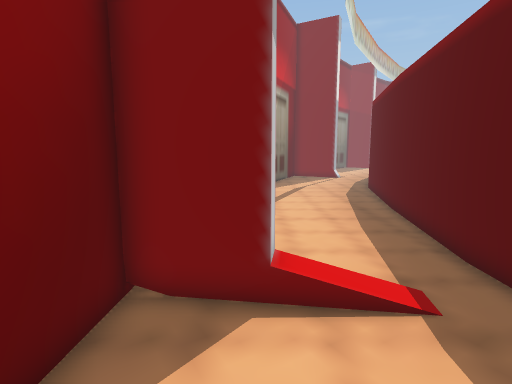
View 1 (above)

12 first-person views from a walk through a scene from a Unity 3-D project. The camera is 1.4 m above the floor, tilts 8° down and sees 80° across. The floor is counted in squares, 0.5 m on a side. Each view is taken from the middle of a square. On the plan, view 1 faces up. The plan holds only what a view shows up to about 20 squares ahead; the rest is blank. The place goes on beyond the plan.

View 2
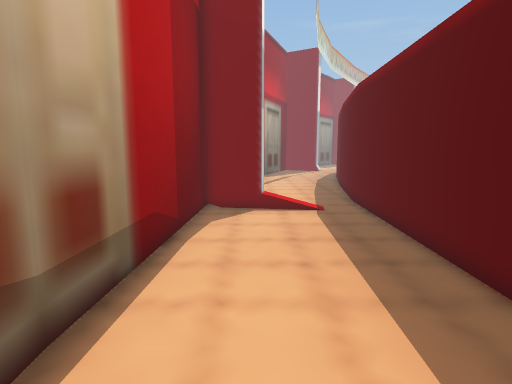

View 3
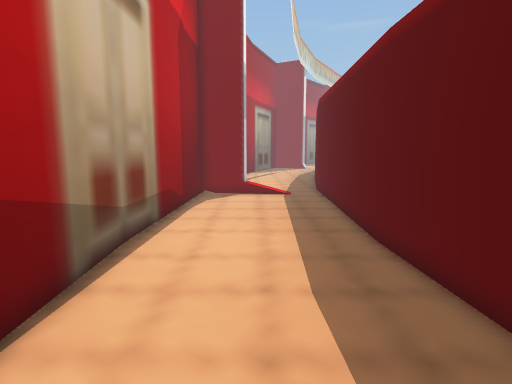

View 4
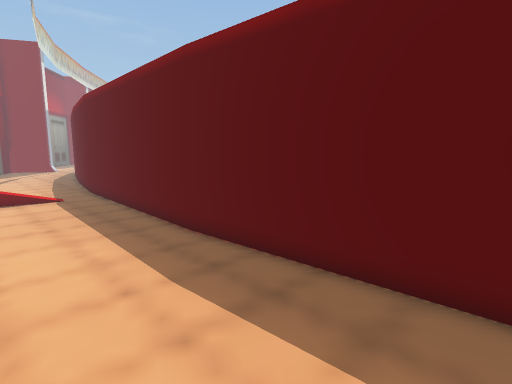

View 5
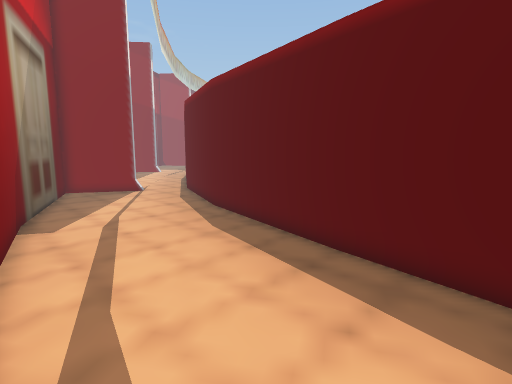

View 6
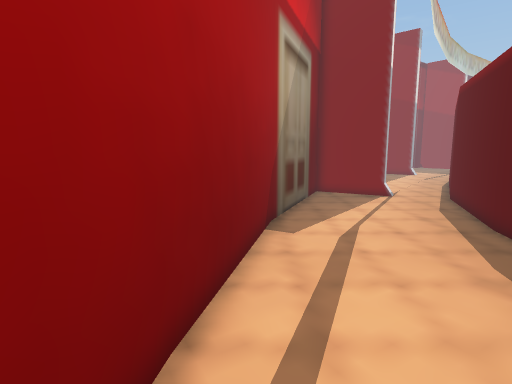

View 7
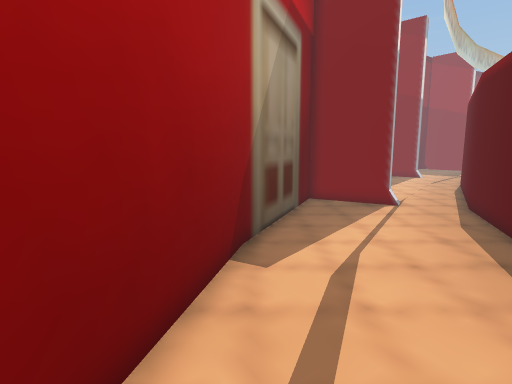

View 8
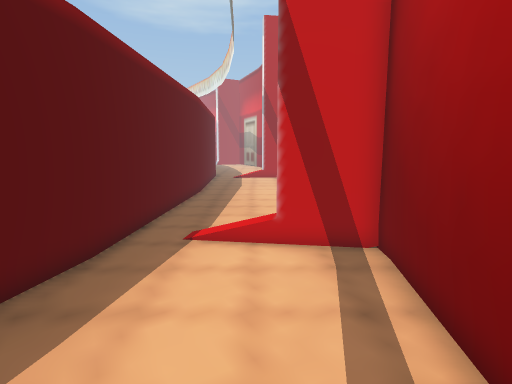

View 9
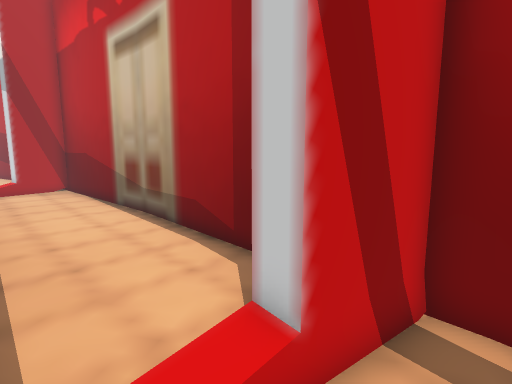

View 10
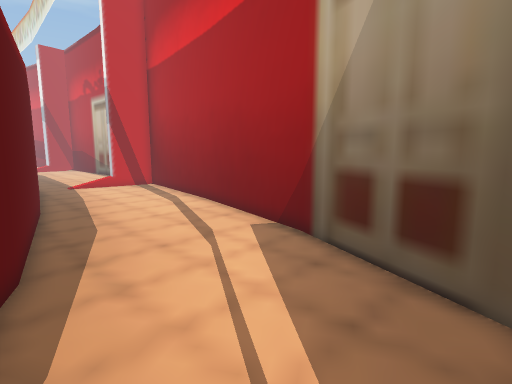

View 11
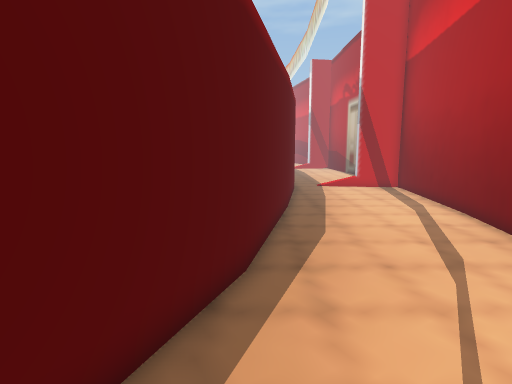

View 12
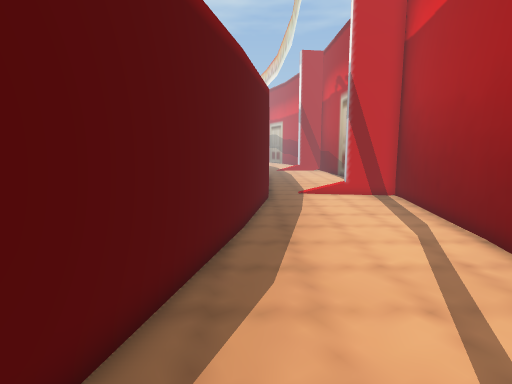

### Floor plan
Points are (right, up) in squares from view 1. A wall is a line through its corners. A room is listed if a view was taken in it or the views show most of it. See-through windows are left out.
Room 1 (views 1, 2, 3, 4)
walls: (4.7, -5.1) (5.3, 6.4); (-3, -5) (-2.6, -14.6); (0.5, 5.1) (-2.5, 5.6) (-3, -5.1); (0.4, 6.1) (0.3, 5.2); (5.1, -13.7) (4.7, -5)
ways out: opening at (2.5, 5.5) to room 2
Room 2 (views 5, 6, 7, 8, 9, 10, 11, 12)
walls: (6.4, 14.3) (8.3, 22.3); (8.2, 22.2) (11, 29.1); (-1.2, 15.9) (-2.4, 7.5); (5.2, 7.2) (6.5, 14.4); (11, 29) (11.6, 30); (5.3, 6.4) (5.3, 7.4); (8.2, 31.1) (7.7, 30.2) (4.1, 32.3) (0.6, 23.8) (-1.2, 15.7); (-2.4, 7.6) (-2.5, 6.5) (0.4, 6.1)
ways out: opening at (2.5, 5.5) to room 1; opening at (9.5, 31)

Positions as (right, up) in squares from view 1, and headings:
1: (0, 0), facing up
2: (0, -9), facing up
3: (1, -14), facing up
4: (-1, -14), facing up-right
5: (-1, 10), facing up-right
6: (0, 12), facing up
7: (1, 15), facing up
8: (1, 15), facing down
9: (3, 8), facing down-left
10: (9, 30), facing down-left
11: (8, 29), facing down
12: (6, 25), facing down
